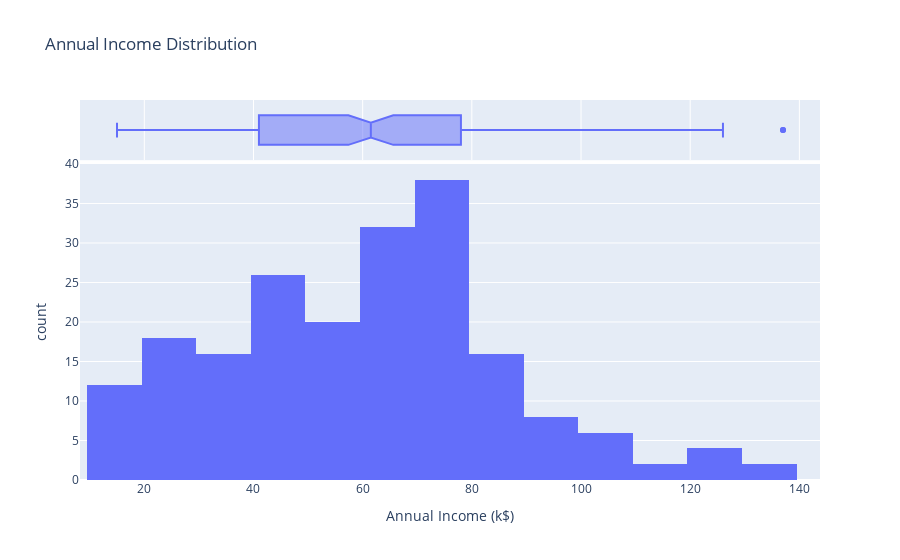

Write notebook code for a chart like this one.
### Code cell
fig = px.histogram(df, x="Annual Income (k$)", marginal="box",
title="Annual Income Distribution")
fig.show()

### Figure 1 — Plotly figure (JSON) as saved in the notebook; plotly's stock layout.template omitted (floating-point values rounded to 4 significant figures; data arrays with more than 128 entries replaced by an {"elided": "..."} marker saying what was removed)
{"data": [{"alignmentgroup": "True", "bingroup": "x", "hovertemplate": "Annual Income (k$)=%{x}<br>count=%{y}<extra></extra>", "legendgroup": "", "marker": {"color": "#636efa"}, "name": "", "offsetgroup": "", "orientation": "v", "showlegend": false, "type": "histogram", "x": {"elided": "200 int values"}, "xaxis": "x", "yaxis": "y"}, {"alignmentgroup": "True", "hovertemplate": "Annual Income (k$)=%{x}<extra></extra>", "legendgroup": "", "marker": {"color": "#636efa"}, "name": "", "notched": true, "offsetgroup": "", "showlegend": false, "type": "box", "x": {"elided": "200 int values"}, "xaxis": "x2", "yaxis": "y2"}], "layout": {"barmode": "relative", "legend": {"tracegroupgap": 0}, "title": {"text": "Annual Income Distribution"}, "xaxis": {"anchor": "y", "domain": [0, 1], "title": {"text": "Annual Income (k$)"}}, "xaxis2": {"anchor": "y2", "domain": [0, 1], "matches": "x", "showgrid": true, "showticklabels": false}, "yaxis": {"anchor": "x", "domain": [0, 0.8316], "title": {"text": "count"}}, "yaxis2": {"anchor": "x2", "domain": [0.8416, 1], "matches": "y2", "showgrid": false, "showline": false, "showticklabels": false, "ticks": ""}}}
